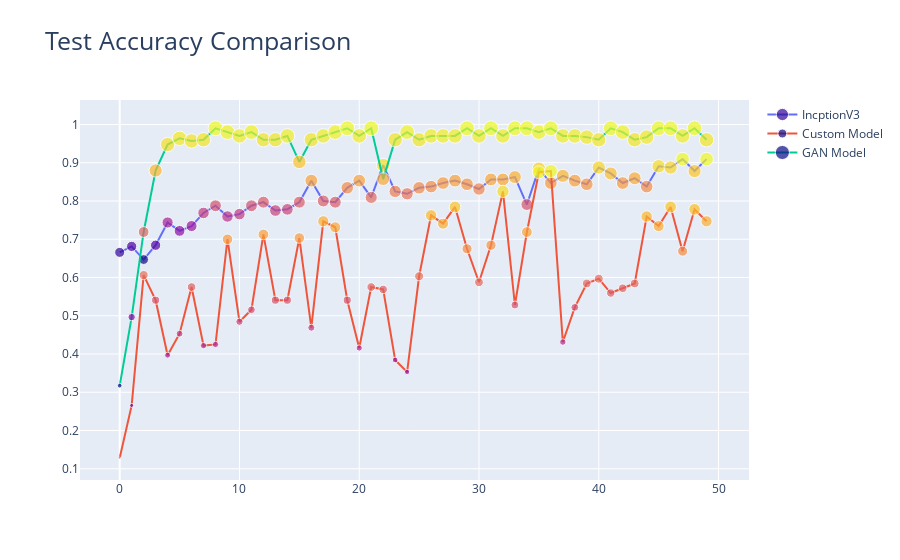

The code cell stored with this chart in its notebook:
### Code cell
fig = go.Figure(data=go.Scatter(
    y=history_model_InceptionV3.history["val_accuracy"],
    mode='lines+markers',
    marker=dict(size=np.array(history_model_InceptionV3.history["val_accuracy"])*15,
                color=np.array(history_model_InceptionV3.history["val_accuracy"])*50),
    name="IncptionV3"
))


fig.add_trace(go.Scatter(
    y=history_custom_model.history["val_accuracy"],
    mode='lines+markers',
    marker=dict(size=np.array(history_custom_model.history["val_accuracy"])*15,
                color=np.array(history_custom_model.history["val_accuracy"])*50),
    name="Custom Model"
))

fig.add_trace(go.Scatter(
    y=gan_acc,
    mode='lines+markers',
    marker=dict(size=np.array(gan_acc)*15,
                color=np.array(gan_acc)*50),
    name="GAN Model"
))

fig.update_layout(title=go.layout.Title(text="Test Accuracy Comparison",
                                        font=go.layout.title.Font(size=25)))

fig.show()
